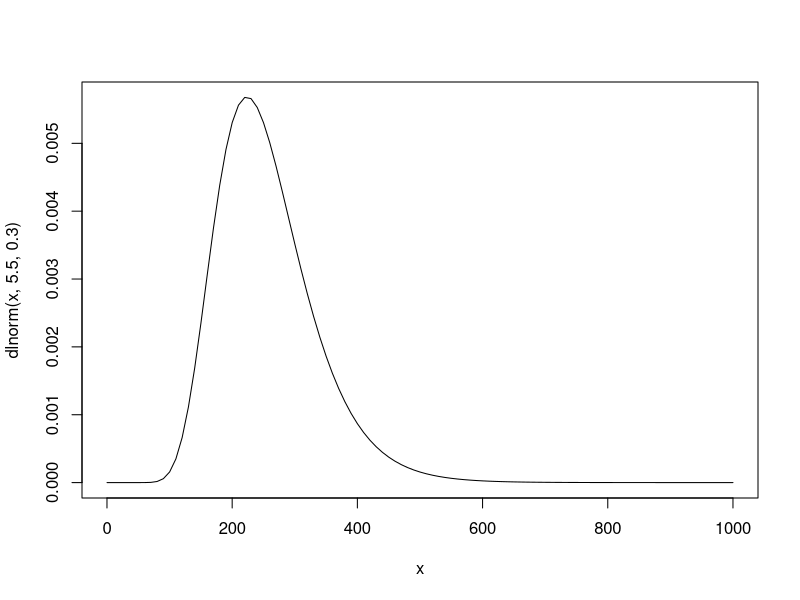
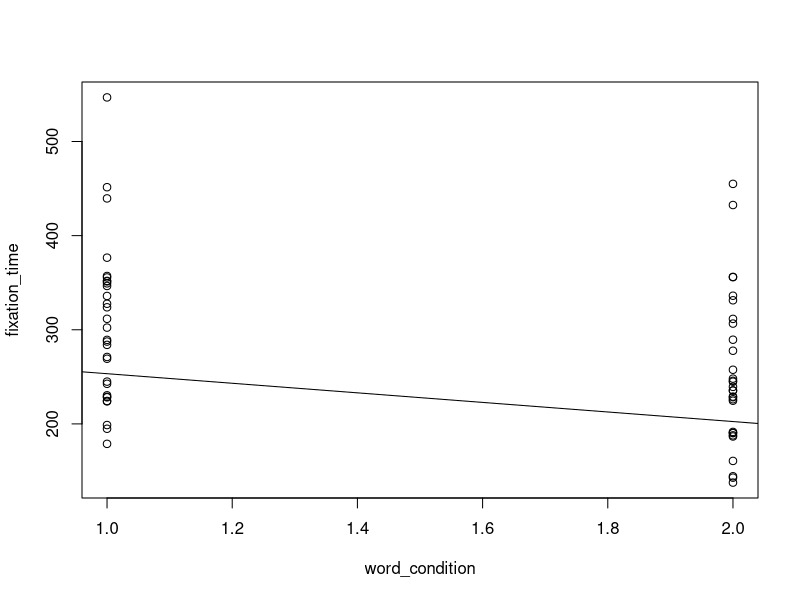
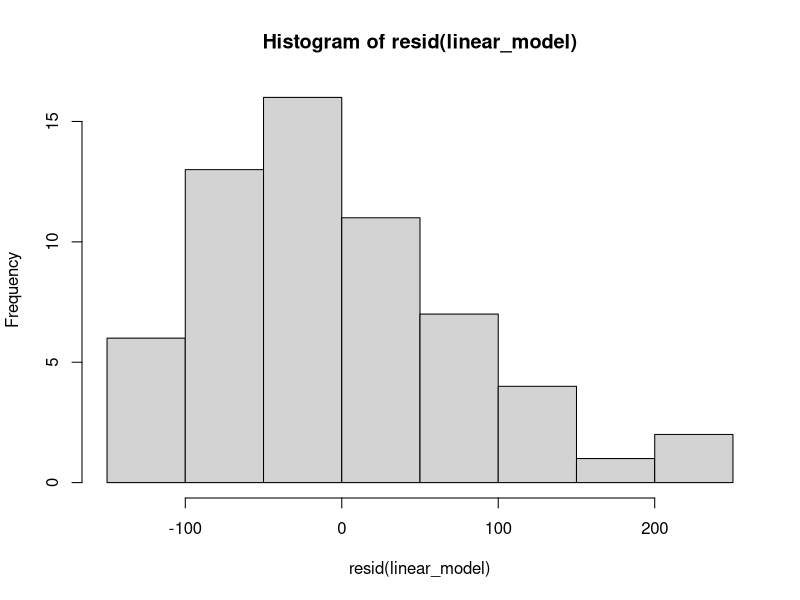
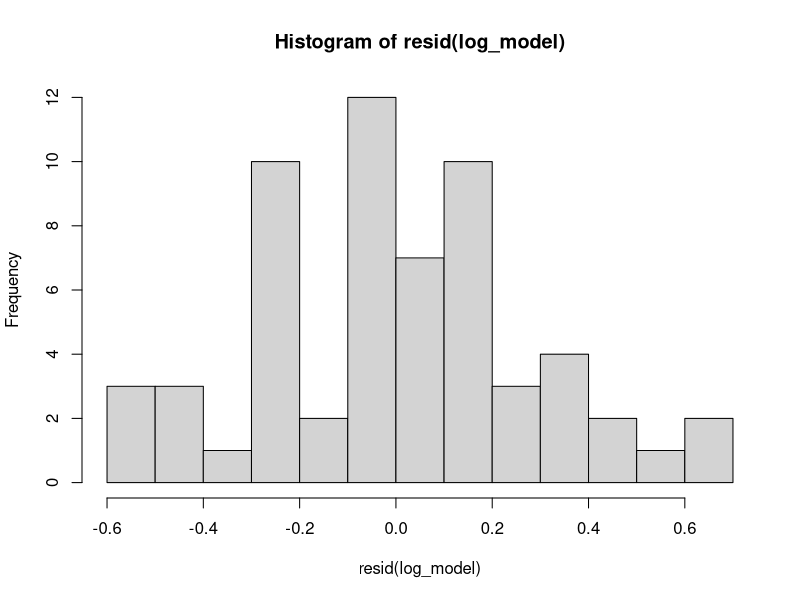

R code for these plots, in order: (Note: this script raises an error after producing the figures.)
## ---- chunk 1
curve(dlnorm(x, 5.5, .3), from = 0.1, to = 1000)
## ---- chunk 2
set.seed("11233")
# 60 subjects
word_condition <- factor(c(rep("swear word", 30), rep("non swear word", 30)))
# rlnorm: Generate random samples from the lognormal distribution
fixation_time <- c(rlnorm(n = 30, 
                          mean = log(250), 
                          sd = .3), 
                   rlnorm(n = 30,
                          mean = log(265), 
                          sd = .3))
swear_exp <- data.frame(word_condition, fixation_time)
## ---- chunk 3
linear_model <- lm(data = swear_exp, fixation_time ~ word_condition)
summary(linear_model)
## ---- chunk 4
with(swear_exp, plot.default(y = fixation_time, x = word_condition))
abline(linear_model)
## ---- chunk 5
hist(resid(linear_model), 10)
## ---- chunk 6
log_model <- lm(data = swear_exp, log(fixation_time) ~ word_condition)
summary(log_model)
## ---- chunk 7
hist(resid(log_model), 10)
## ---- chunk 8
library(knitr)
driving_tests <- read.csv("driving_tests.csv")
kable(head(driving_tests))
## ---- chunk 9
driving_tests$Driving.Test <- as.numeric(driving_tests$Driving.Test) - 1
kable(head(driving_tests))
## ---- chunk 10
plot(x = driving_tests$Practice, y = driving_tests$Driving.Test, ylab = "Driving Test (+ jitter)",  xlab = "Practice (in hours)")
## ---- chunk 11
plot(x = driving_tests$Practice, y = jitter(driving_tests$Driving.Test, factor = .25), ylab = "Driving Test (+ jitter)",  xlab = "Practice (in hours)")
## ---- chunk 12
plot(x = driving_tests$Practice, y = jitter(driving_tests$Driving.Test, factor = .25), ylab = "Driving Test (+ jitter)",  xlab = "Practice (in hours)")
lines(abline(lm(data = driving_tests, Driving.Test ~ Practice)))
## ---- chunk 13
curve(pnorm(x), -3,3)
## ---- chunk 14
curve(plogis(x), -3,3)
## ---- chunk 15
driving_tests$Emergency.Stop <- factor(driving_tests$Emergency.Stop, levels = c(1,0), labels = c("Yes", "No"))

#driving_tests$Cold.Remedy <- factor(driving_tests$Cold.Remedy)

driving_glm <- glm(data = driving_tests, 
                   formula = Driving.Test ~ Practice + Emergency.Stop + Examiner + Cold.Remedy, 
                   family = binomial(link = "logit"))
## ---- chunk 16
plot(x = driving_tests$Practice, y = jitter(driving_tests$Driving.Test, factor = .25), ylab = "Driving Test (+ jitter)",  xlab = "Practice (in hours)")
curve(predict(driving_glm, newdata = data.frame(Practice = x, Emergency.Stop = driving_tests$Emergency.Stop[1], Examiner = mean(driving_tests$Examiner), Cold.Remedy = mean(driving_tests$Cold.Remedy)), type="resp"),add=TRUE)
## ---- chunk 17
kable(coef(summary(driving_glm)))
## ---- chunk 18
library(car)
Anova(driving_glm)
## ---- chunk 19
driving_residuals <- rstandard(driving_glm)
plot(driving_residuals)
## ---- chunk 20
# Start by loading the data
scene_liking <- read.csv("Class 6 exercise data.csv")
## ---- chunk 21
kable(head(scene_liking))
## ---- chunk 22
str(scene_liking)
# We should set subject and item to be 0 (nominal scale)
scene_liking$subject <- factor(scene_liking$subject)
scene_liking$item <- factor(scene_liking$item)
## ---- chunk 23
library(reshape)
# set rating as the dependent (measure) variable
scene_liking.m <- melt(scene_liking, measure = "rating")
# collapse over item; calculate means
scene_liking.c <- cast(scene_liking.m, subject + mood + scene ~ variable, mean)
## ---- chunk 24
head(scene_liking.c)
## ---- chunk 25
(mean_people <- mean(subset(scene_liking.c, scene == "people")$rating))
(mean_no_people <- mean(subset(scene_liking.c, scene == "no people")$rating))
## ---- chunk 26
(sd_people <- sd(subset(scene_liking.c, scene == "people")$rating))
(sd_no_people <- sd(subset(scene_liking.c, scene == "no people")$rating))
(N_people <- length(subset(scene_liking.c, scene == "people")$rating))
(N_no_people <- length(subset(scene_liking.c, scene == "no people")$rating))
(SE_people <- sd_people/sqrt(N_people))
(SE_no_people <- sd_no_people/sqrt(N_no_people))
## ---- chunk 27
library(ggplot2)
qplot(data = scene_liking, y = rating, x = mood, colour = scene, geom = "smooth")
## ---- chunk 28
contrasts(scene_liking$scene)
## ---- chunk 29
scene_lm <- lm(data = scene_liking, rating ~ mood * scene)
kable(coef(summary(scene_lm)))
## ---- chunk 30
vif(scene_lm)
## ---- chunk 31
scene_liking$mood <- scale(scene_liking$mood, scale = FALSE) # See Class 5
## ---- chunk 32
scene_lm <- lm(data = scene_liking, rating ~ mood * scene)
kable(coef(summary(scene_lm)))
## ---- chunk 33
vif(scene_lm)
## ---- chunk 34
kable(head(influence.measures(scene_lm)$infmat))
## ---- chunk 35
sum(cooks.distance(scene_lm) > 1 )
## ---- chunk 36
qqnorm(resid(scene_lm))
# if the distribution is normal, the points should be on this line
qqline(resid(scene_lm))
## ---- chunk 37
library(lme4)
scene_lmm <- lmer(data = scene_liking, rating ~ scene * mood + (1|subject) + (1|item))
## ---- chunk 38
summary(scene_lmm)
## ---- chunk 39
kable(coef(summary(scene_lmm)))
## ---- chunk 40
library(car)
Anova(scene_lmm)
## ---- chunk 41
shapiro.test(resid(scene_lmm))
## ---- chunk 42
scene_lmm_mood <- lmer(data = scene_liking, 
                       rating ~ scene * mood + (1|subject) + (mood|item))
scene_lmm_scene <- lmer(data = scene_liking, 
                        rating ~ scene * mood + (scene|subject) + (1|item))
## ---- chunk 43
anova(scene_lmm, scene_lmm_mood)
## ---- chunk 44
anova(scene_lmm, scene_lmm_scene)
## ---- chunk 45
shapiro.test(resid(scene_lmm_mood))
## ---- chunk 46
kable(coef(summary(scene_lmm_mood)))
